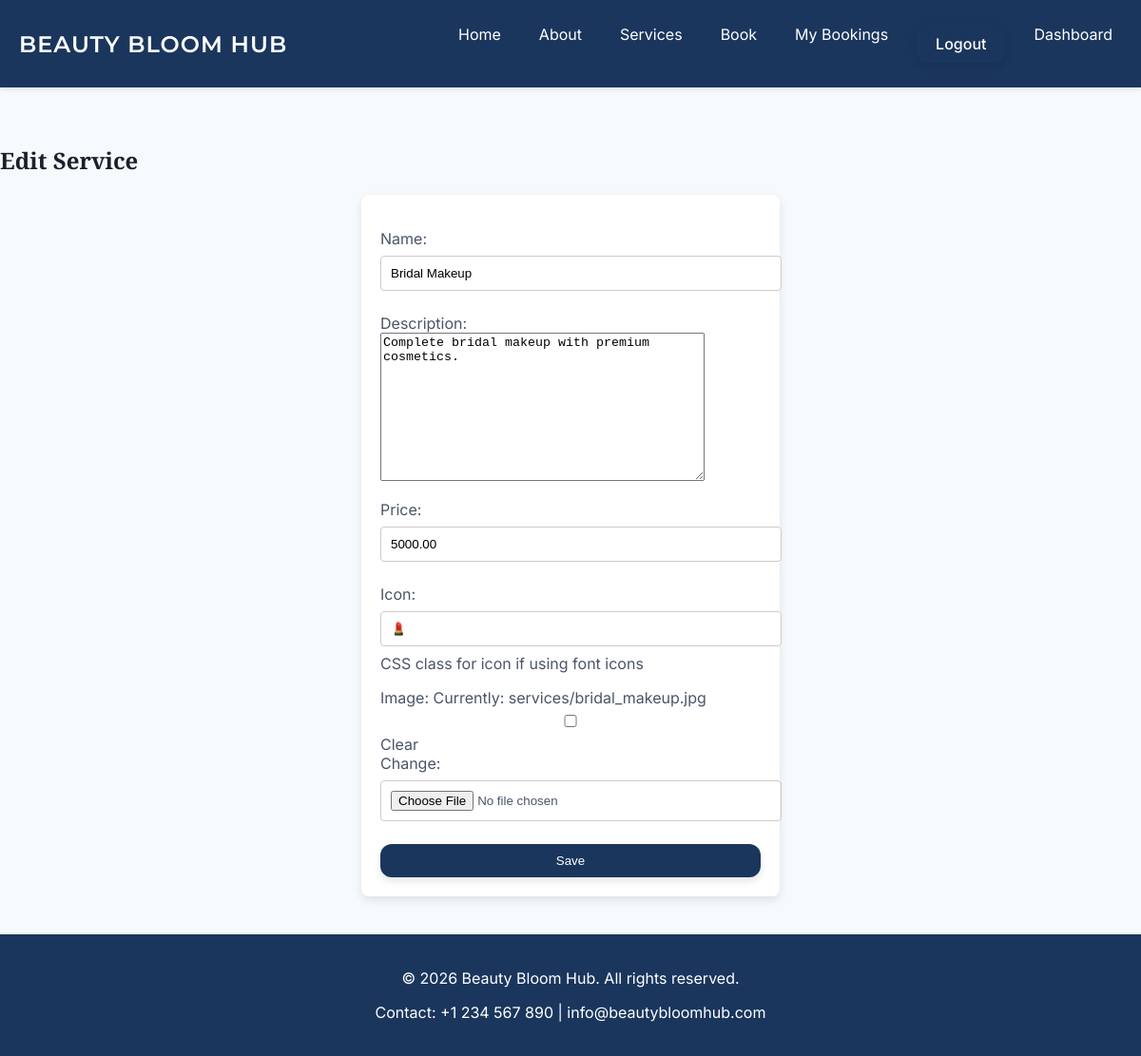
The page /admin-dashboard/services/edit/2/ (signed in) on the database its author committed.
### salon/models.py (models this page shows, shortened)
class Service(models.Model):
    name = models.CharField(max_length=100)
    description = models.TextField(blank=True)
    price = models.DecimalField(max_digits=6, decimal_places=2)
    icon = models.CharField(max_length=50, blank=True, help_text="CSS class for icon if using font icons")
    image = models.ImageField(upload_to='services/', blank=True, null=True)

### salon/views.py (the view)
# urls.py: path('admin-dashboard/services/edit/<int:service_id>/', views.service_edit, name='service_edit'),
@user_passes_test(is_admin)
def service_edit(request, service_id):
    service = get_object_or_404(Service, id=service_id)
    if request.method == 'POST':
        form = ServiceForm(request.POST, request.FILES, instance=service)
        if form.is_valid():
            form.save()
            messages.success(request, 'Service updated.')
            return redirect('service_list_admin')
    else:
        form = ServiceForm(instance=service)
    return render(request, 'salon/service_form.html', {'form': form, 'title': 'Edit Service'})

### salon/forms.py
class ServiceForm(forms.ModelForm):
    class Meta:
        model = Service
        fields = ['name', 'description', 'price', 'icon', 'image']
    image = forms.ImageField(required=False, widget=forms.ClearableFileInput)

### salon/views.py (called while the page is built)
def is_admin(user):
    return user.is_staff

### salon/templates/salon/service_form.html (shortened to what this page needs)
{% extends 'salon/base.html' %}
{% block content %}
<section class="service-form">
    <h2>{{ title }}</h2>
    <form method="post" enctype="multipart/form-data" class="booking-form">
        {{ form.as_p }}
        <button type="submit" class="btn">Save</button>
    </form>
</section>
{% endblock %}

### salon/static/salon/css/style.css (style rules this page uses)
:root { --primary-color: #1a365d; --accent-color: #d69e2e; --bg-color: #f7fafc; --text-color: #4a5568; --heading-color: #1a202c; --secondary-accent: #38b2ac; }
body { margin: 0; font-family: 'Inter', sans-serif; background: var(--bg-color) url('../images/bg-pattern.jpg') repeat; color: var(--text-color); }
h1, h2, h3, h4, h5, h6 { font-family: 'Playfair Display', serif; color: var(--heading-color); }
a { text-decoration: none; color: inherit; }
.btn { display: inline-block; background: var(--primary-color); color: #fff; padding: 10px 20px; border: none; border-radius: 12px; cursor: pointer; transition: background 0.3s, transform 0.3s, box-shadow 0.3s; font-weight: 500; box-shadow: 0 4px 8px rgba(0,0,0,0.1); }
.auth-form, .booking-form { max-width: 400px; margin: 0 auto; padding: 20px; background: #fff; border-radius: 8px; box-shadow: 0 4px 10px rgba(0,0,0,0.1); }
.auth-form input, .booking-form input, .booking-form select { width: 100%; padding: 10px; margin: 8px 0; border: 1px solid #ccc; border-radius: 4px; }
.auth-form button, .booking-form button { width: 100%; }
section { padding: 40px 0; }

### rows shown on the page
Service: name "Bridal Makeup", description "Complete bridal makeup with premium cosmetics.", price "5000.00", icon "💄"

### other values the page prints
{{ title }} "Edit Service"
